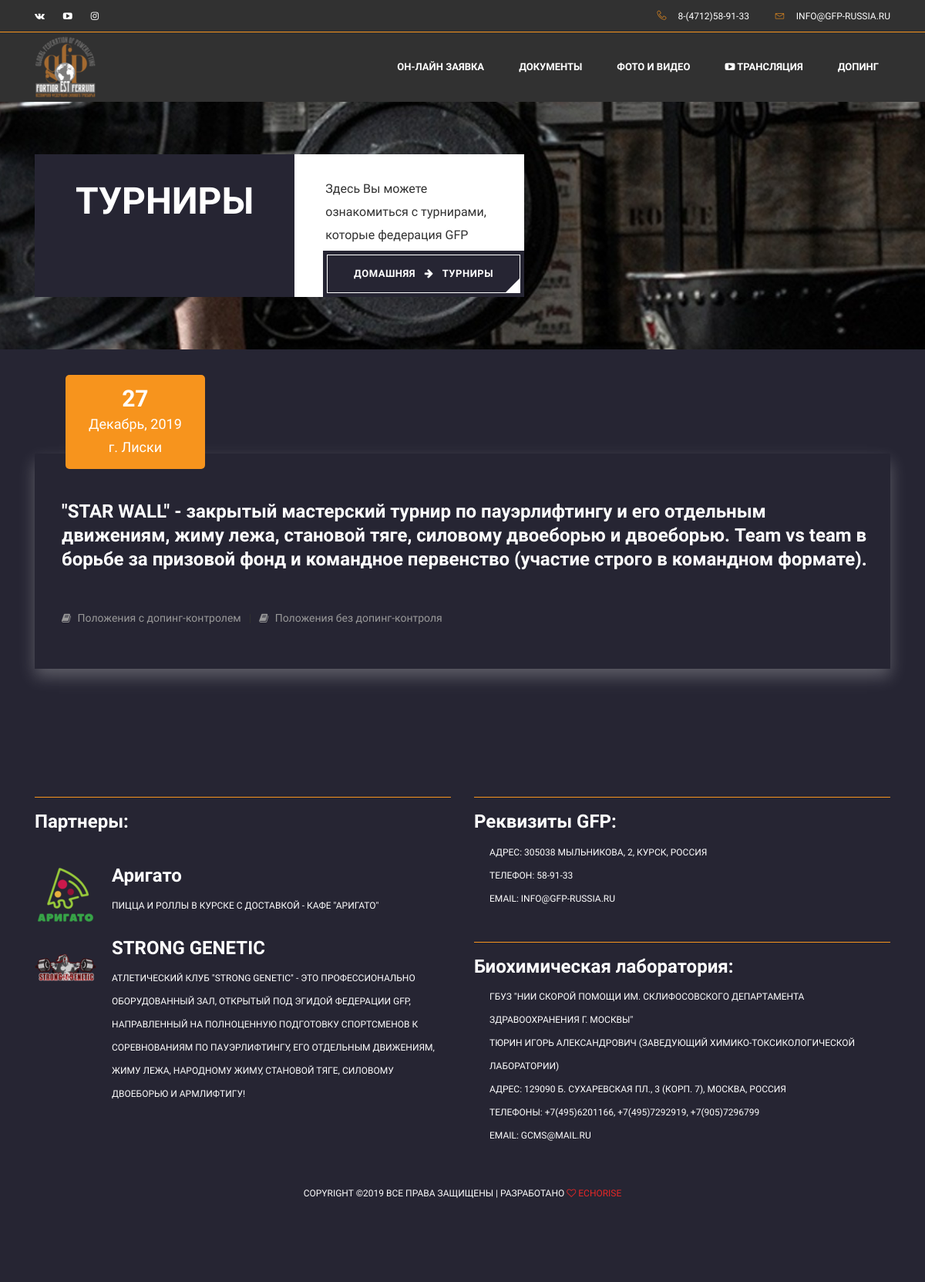
Screenshot of /tournaments/4/ with the database file from the repository.
### tournaments/models.py (models this page shows, shortened)
class Tournament(models.Model):
    name = models.TextField(max_length=512,  blank=True, null=True, default=True, verbose_name='Название турнира')
    short_name = models.CharField(max_length=64, blank=True, null=True, verbose_name='Сокращенное название турнира')
    country = models.CharField(max_length=64, null=True, blank=True, default='Россия', verbose_name='Страна')
    region = models.CharField(max_length=64, blank=True, default='Курская область', verbose_name='Регион')
    town = models.CharField(max_length=64, blank=True, default='Курск', verbose_name='Город')
    start_time = models.DateTimeField(null=True, blank=True, default=None, verbose_name='Дата начала турнира')
    end_time = models.DateTimeField(null=True, blank=True, default=None, verbose_name='Дата окончания турнира')
    status = models.ForeignKey(TournamentStatus, blank=True, default=True, on_delete=models.CASCADE,
                               verbose_name='Статус турнира')
    sponsors = models.CharField(max_length=512, null=True, blank=True, default=None, verbose_name='Спонсоры')
    description = models.TextField(max_length=512, null=True, blank=True, default=None, verbose_name='Описание турнира')
    provisions_dk = models.URLField(max_length=1024, blank=True, default=None, null=None,
                                    verbose_name='Положения на турнир с допинг-контролем')
    provisions_bezdk = models.URLField(max_length=1024, blank=True, default=None, null=None,
                                       verbose_name='Положения на турнир без допинг-контроля')
    nominations = models.URLField(max_length=1024, blank=True, default=None, null=None,
                                  verbose_name='Номинации на турнир')
    photo_vk = models.URLField(max_length=1024, blank=True, default=None, null=None, verbose_name='Ссылка на альбом VK')
    video_youtube = models.URLField(max_length=1024, blank=True, default=None, null=None,
                                    verbose_name='Ссылка на видео YOUTUBE')
    is_active = models.BooleanField(default=True, verbose_name='Актуальность турнира')
    created = models.DateTimeField(default=timezone.now, verbose_name='Дата создания турнира')
    updated = models.DateTimeField(default=timezone.now, verbose_name='Дата редактирования турнира')
    @property
    def Турнир(self):
        return truncatechars(self.name, 64)
    @property
    def Описание(self):
        return truncatechars(self.description, 20)
    class Meta:
        verbose_name = 'Турнир'
        verbose_name_plural = 'Турниры'

### tournaments/views.py (the view)
# urls.py: url(r'^tournaments/(?P<tournament_id>\w+)/$', views.tournament, name='tournament'),
def tournament(request, tournament_id):
    tournaments = Tournament.objects.get(id=tournament_id)
    all_tournaments = TournamentImage.objects.filter(is_active=True, is_main=True, tournament__is_active=True)
    new_tournaments = all_tournaments.filter(tournament__status_id=1)
    documents = Document.objects.filter(is_active=True)
    session_key = request.session.session_key
    if not session_key:
        request.session.cycle_key()
    print(request.session.session_key)
    return render(request, 'tournaments/tournament.html', locals())

### templates/tournaments/tournament.html (shortened to what this page needs)
{% extends 'base.html' %}
{% load static %}
{% block content %}
    <link rel="stylesheet" href="../../static/css/bootstrap.css" />
    <link rel="stylesheet" href="../../static/vendors/linericon/style.css" />
    <link rel="stylesheet" href="../../static/css/font-awesome.min.css" />
    <link rel="stylesheet" href="../../static/vendors/owl-carousel/owl.carousel.min.css" />
    <link rel="stylesheet" href="../../static/vendors/nice-select/css/nice-select.css" />
    <link rel="stylesheet" href="../../static/vendors/animate-css/animate.css" />
    <link rel="stylesheet" href="../../static/vendors/jquery-ui/jquery-ui.css" />
    <link rel="stylesheet" href="../../static/css/style.css" />
    <link rel="stylesheet" href="../../static/css/responsive.css" />
<section class="home_banner_area banner-area">
    <div class="banner_inner d-flex align-items-center">
        <div class="container">
            <div class="row">
                <div class="col-lg-7">
                    <div class="banner_content d-flex flex-md-row flex-column">
                        <div class="banner-left text-md-right">
                            <h1 class="text-uppercase">Турниры<br><br></h1>
                        </div>
                        <div class="banner-right position-relative">
                            <p>Здесь Вы можете ознакомиться с турнирами, которые федерация GFP провела</p>
                            <span class="main_btn mt-4 mt-md-0" href="#">
                                <a href="{% url 'home' %}" class="text-white">Домашняя</a>
                                <i class="fa fa-arrow-right mx-2"></i>
                                <a href="#" class="text-white">Турниры</a>
                            </span>
                        </div>
                    </div>
                </div>
            </div>
        </div>
    </div>
</section>
<section class="blog_area section_gap">
    <div class="container">
        <div class="row">
            <div class="col-lg-12">
                <div class="blog_left_sidebar">
                    <div class="blog_item_img">
                    <br><br>
                        <a href="#" class="text-center blog_item_date">
                            <h3>{{ tournaments.start_time|date:"j" }}</h3>
                            <p>{{ tournaments.start_time|date:"F, Y" }}</p>
                            {% if tournaments.town %}
                                <p>г. {{ tournaments.town }}</p>
                            {% endif %}
                        </a>
                    </div>
                    <div class="blog_details">
                        <a class="d-inline-block">
                            {% if tournaments.name %}
                                <h2>{{ tournaments.name }}</h2>
                            {% else %}
                                <h2>Название турнира еще не подготовлено. Следите за нашими новостями!</h2>
                            {% endif %}
                        </a>
                        <ul class="blog-info-link">
                            {% if tournaments.provisions_dk %}
                                <li><a href="{{ tournaments.provisions_dk }}" target="_blank"><i class="fa fa-book"></i> Положения с допинг-контролем</a></li>
                            {% else %}
                                <li><a href="#"><i class="fa fa-warning"></i> Положения с ДК появятся позже</a></li>
                            {% endif %}
                            {% if tournaments.provisions_bezdk %}
                                <li><a href="{{ tournaments.provisions_bezdk }}" target="_blank"><i class="fa fa-book"></i> Положения без допинг-контроля</a></li>
                            {% else %}
                                <li><a href="#"><i class="fa fa-warning"></i> Положения без ДК появятся позже</a></li>
                            {% endif %}
                        </ul>
                    </div>
                </div>
            </div>
        </div>
    </div>
</section>
{% endblock %}

### templates/base.html (shortened to what this page needs)
{% load static %}
<!DOCTYPE html>
<html lang="en">
<head>
    <link rel="stylesheet" href="../static/css/bootstrap.css" />
    <link rel="stylesheet" href="../static/vendors/linericon/style.css" />
    <link rel="stylesheet" href="../static/css/font-awesome.min.css" />
    <link rel="stylesheet" href="../static/vendors/owl-carousel/owl.carousel.min.css" />
    <link rel="stylesheet" href="../static/vendors/lightbox/simpleLightbox.css" />
    <link rel="stylesheet" href="../static/vendors/nice-select/css/nice-select.css" />
    <link rel="stylesheet" href="../static/vendors/animate-css/animate.css" />
    <link rel="stylesheet" href="../static/vendors/jquery-ui/jquery-ui.css" />
    <link rel="stylesheet" href="../static/css/style.css" />
    <link rel="stylesheet" href="../static/css/responsive.css" />
</head>
<body>
    {% include 'navbar/navbar.html' %}
    {% block content %}
    {% endblock content %}
    {% include 'footer/footer.html' %}
</body>
</html>

### templates/navbar/navbar.html (shortened to what this page needs)
{% load static %}
<header class="header_area">
    <div class="top_menu d-lg-block d-none">
        <div class="container">
            <div class="float-left">
                <ul class="left_side">
                    <li>
                        <a href="https://vk.com/gfp_russia" target="_blank">
                            <i class="fa fa-vk"></i>
                        </a>
                    </li>
                    <li>
                        <a href="https://www.youtube.com/channel/UCkl_H2rZgYm6CdU6Hc6kXHA?view_as=subscriber" target="_blank">
                            <i class="fa fa-youtube-play"></i>
                        </a>
                    </li>
                    <li>
                        <a href="https://www.instagram.com/gfp_russia_powerlifting/" target="_blank">
                            <i class="fa fa-instagram"></i>
                        </a>
                    </li>
                </ul>
            </div>
            <div class="float-right">
                <ul class="right_side">
                    <li>
                        <a href="#">
                            <i class="lnr lnr-phone-handset"></i>8-(4712)58-91-33
                        </a>
                    </li>
                    <li>
                        <a href="#">
                            <i class="lnr lnr-envelope"></i>info@gfp-russia.ru
                        </a>
                    </li>
                </ul>
            </div>
        </div>
    </div>
    <div class="main_menu">
        <nav class="navbar navbar-expand-lg w-100">
            <div class="container">
                <a class="navbar-brand logo_h" href="{% url 'home' %}">
                    <img src="../../static/img/logotype.png" alt="" />
                </a>
                <div class="collapse navbar-collapse offset" id="navbarSupportedContent">
                    <div class="row w-100">
                        <div class="col-lg-12 pr-lg-0">
                            <ul class="nav navbar-nav ml-auto justify-content-end">
                                <li class="nav-item ">
                                    <a class="nav-link" href="{% url 'sportsman' %}">ОН-ЛАЙН ЗАЯВКА</a>
                                </li>
                                <li class="nav-item submenu dropdown">
                                    <a href="#" class="nav-link dropdown-toggle" data-toggle="dropdown" role="button" aria-haspopup="true" aria-expanded="false">Документы</a>
                                </li>
                                <li class="nav-item">
                                    <a class="nav-link" href="{% url 'photo_and_video' %}">Фото и видео</a>
                                </li>
                                <li class="nav-item">
                                    <a class="nav-link" href="{% url 'broadcast' %}"><i class="fa fa-youtube-play"></i> Трансляция</a>
                                </li>
                                <li class="nav-item">
                                    <a class="nav-link" href="{% url 'doping_testing' %}">ДОПИНГ</a>
                                </li>
                            </ul>
                        </div>
                    </div>
                </div>
            </div>
        </nav>
    </div>
</header>

### templates/footer/footer.html
{% load static %}
<footer class="footer-area section_gap">
    <div class="container">
        <div class="row">
            <div class="col-lg-6 col-md-6 col-sm-6">
                <aside class="single_sidebar_widget popular_post_widget">
                    <hr>
                    <h3 class="widget_title">Партнеры:</h3>
                    <br>
                    <div class="media post_item">
                        <img src="../../static/img/arigato8080.png" alt="post">
                        <div class="media-body">
                            <a href="http://arigato46.ru/" target="_blank"><h3>Аригато</h3></a>
                            <p>Пицца и роллы в Курске с доставкой - кафе "Аригато"</p>
                        </div>
                    </div>
                    <div class="media post_item">
                        <img src="../../static/img/strong_genetic8080.png" alt="post">
                        <div class="media-body">
                            <a href="https://vk.com/strong.genetic" target="_blank"><h3>STRONG GENETIC</h3></a>
                            <p>Атлетический клуб "STRONG GENETIC" - это профессионально оборудованный зал, открытый под эгидой федерации GFP, направленный на полноценную подготовку спортсменов к соревнованиям по пауэрлифтингу, его отдельным движениям, жиму лежа, народному жиму, становой тяге, силовому двоеборью и армлифтигу!</p>
                        </div>
                    </div>
                </aside>
            </div>
            <div class="col-lg-6 col-md-6 col-sm-6">
                <aside class="single_sidebar_widget popular_post_widget">
                    <hr>
                    <h3 class="widget_title">Реквизиты GFP:</h3>
                    <div class="media post_item">
                        <div class="media-body">
                            <p>Адрес: 305038 Мыльникова, 2, Курск, Россия<br>
                            Телефон: 58-91-33<br>
                            Email: info@gfp-russia.ru
                            </p>
                        </div>
                    </div>
                    <hr>
                    <h3 class="widget_title">Биохимическая лаборатория:</h3>
                    <div class="media post_item">
                        <div class="media-body">
                            <p>ГБУЗ "НИИ Скорой помощи им. Склифосовского департамента здравоохранения г. Москвы"<br>
                            Тюрин Игорь Александрович (заведующий химико-токсикологической лаборатории)<br>
                            Адрес: 129090 Б. Сухаревская пл., 3 (корп. 7), Москва, Россия<br>
                            Телефоны: +7(495)6201166, +7(495)7292919, +7(905)7296799<br>
                            Email: gcms@mail.ru
                            </p>
                        </div>
                    </div>
                </aside>
            </div>
        </div>
        <div class="row">
            <div class="col-lg-12">
                <p class="footer-text text-center">Copyright &copy;<script>document.write(new Date().getFullYear());</script> Все права защищены | Разработано <i class="fa fa-heart-o" aria-hidden="true"></i> <a href="http://echorise.ru/" target="_blank">echorise</a>
                </p>
            </div>
        </div>
    </div>
</footer>

### rows the page displays
Tournament: start_time "27", start_time "Декабрь, 2019", town "Лиски", name "\"STAR WALL\" - закрытый мастерский турнир по пауэрлифтингу и его отдельным движениям, жиму лежа, становой тяге, силовому двоеборью и двоеборью. Team vs team в борьбе за призовой фонд и командное первенство (участие строго в командном формате)."
